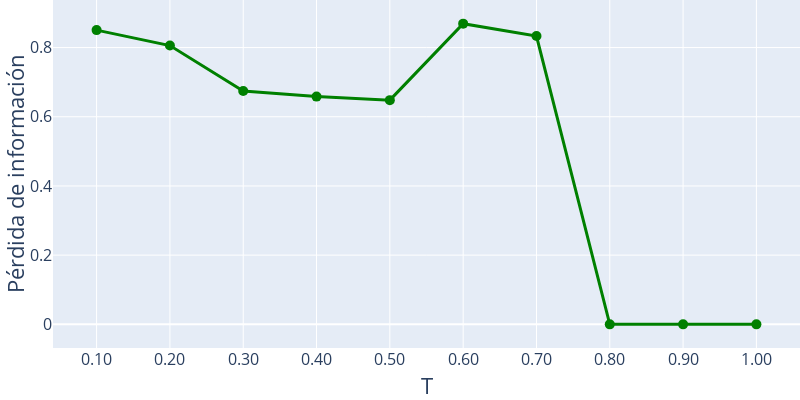

This figure's notebook cell:
### Code cell
# Veamos las pérdida de información para cada combinación en función de t
# Preparar los datos para el diagrama de cajas

# Filtrar los resultados para k=1 y l=1 (solo t-closeness)
filtered_t = {t_val: df 
              for (k_val, l_val, t_val), df in anonymity_dict.items() 
              if (t_val in t_all_values and
                k_val == 1 and l_val == 1
                )}
data_t = []
for t_val, df in filtered_t.items():
    info_loss_values = df['information_loss'].values.astype(float)
    for v in info_loss_values:
        data_t.append({'t': t_val, 'information_loss': v})

box_df_t = pd.DataFrame(data_t)

# Calcular la mediana de information_loss para cada valor de t
medians_t = box_df_t.groupby('t')['information_loss'].median().reset_index()
fig_t = go.Figure()
fig_t.add_scatter(
    x=medians_t['t'],
    y=medians_t['information_loss'],
    mode='lines+markers',
    name='Mediana',
    marker=dict(color='green', size=10, symbol='circle'),
    line=dict(color='green', width=3)
)
fig_t.update_xaxes(title_text='T', 
                   tickvals=box_df_t['t'].unique(),
                   ticktext=[f"{val:.2f}" for val in box_df_t['t'].unique()],
                   type='linear')
fig_t.update_yaxes(title_text='Pérdida de información')
fig_t.update_layout(
    xaxis=dict(
        title_font=dict(size=22),
        tickfont=dict(size=16)
    ),
    yaxis=dict(
        title_font=dict(size=22),
        tickfont=dict(size=16)
    ),
    margin=dict(l=0, r=0, t=0, b=0),
    height=400,
    width=800
)
# fig_t.write_image("../Memoria/images/graphs/info_loss-vs-t_closeness.png")
fig_t.show()

### Figure 1 — Plotly figure (JSON) as saved in the notebook; plotly's stock layout.template omitted (floating-point values rounded to 4 significant figures)
{"data": [{"line": {"color": "green", "width": 3}, "marker": {"color": "green", "size": 10, "symbol": "circle"}, "mode": "lines+markers", "name": "Mediana", "type": "scatter", "x": [0.1, 0.2, 0.3, 0.4, 0.5, 0.6, 0.7, 0.8, 0.9, 1.0], "y": [0.8503, 0.8058, 0.6746, 0.6582, 0.648, 0.869, 0.8333, 0.0, 0.0, 0.0]}], "layout": {"height": 400, "margin": {"b": 0, "l": 0, "r": 0, "t": 0}, "width": 800, "xaxis": {"tickfont": {"size": 16}, "ticktext": ["0.10", "0.20", "0.30", "0.40", "0.50", "0.60", "0.70", "0.80", "0.90", "1.00"], "tickvals": [0.1, 0.2, 0.3, 0.4, 0.5, 0.6, 0.7, 0.8, 0.9, 1.0], "title": {"font": {"size": 22}, "text": "T"}, "type": "linear"}, "yaxis": {"tickfont": {"size": 16}, "title": {"font": {"size": 22}, "text": "Pérdida de información"}}}}
